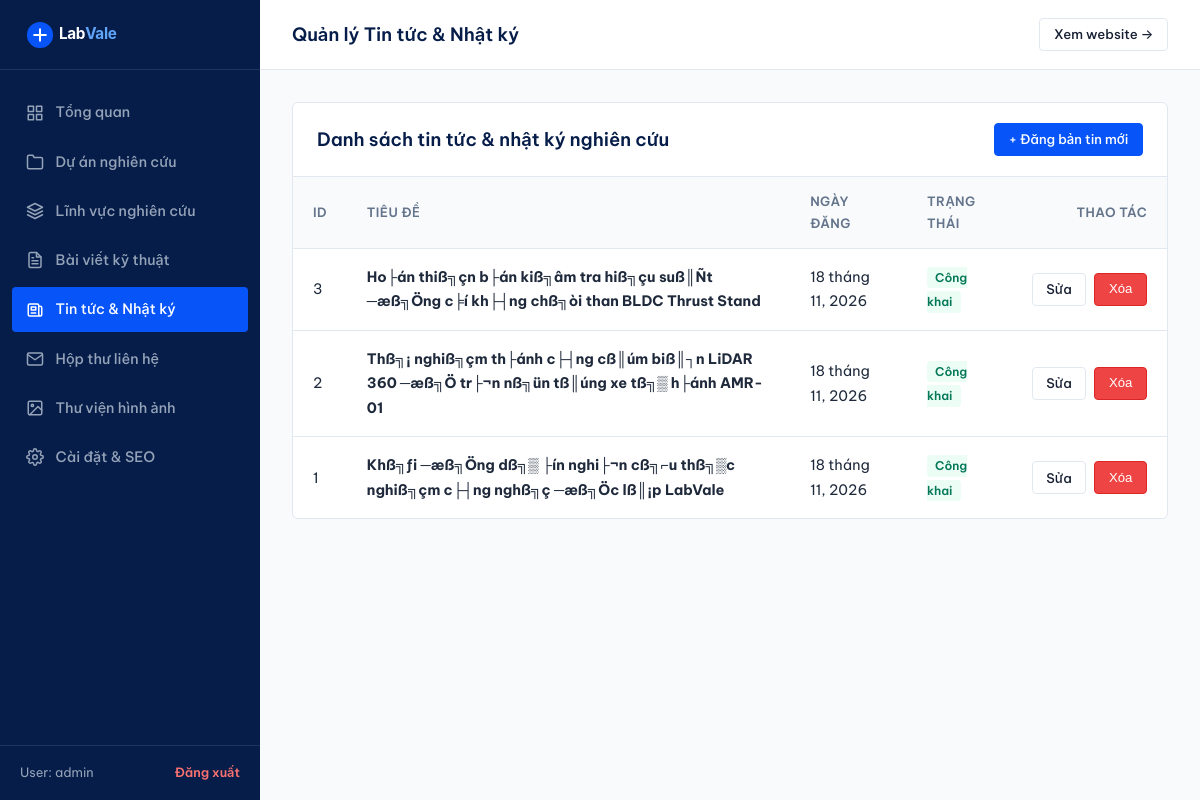
Screenshot of /admin/news.php (signed in) with the database file from the repository.
### tables this page shows
CREATE TABLE `news` (
  `id` int(11) NOT NULL AUTO_INCREMENT,
  `title` varchar(255) NOT NULL,
  `slug` varchar(255) NOT NULL,
  `summary` text NOT NULL,
  `content` longtext NOT NULL,
  `image` varchar(255) NOT NULL,
  `is_published` tinyint(1) DEFAULT 1,
  `published_at` datetime DEFAULT current_timestamp(),
  `created_at` datetime DEFAULT current_timestamp(),
  PRIMARY KEY (`id`),
  UNIQUE KEY `slug` (`slug`)
);

### includes/helpers.php (called while the page is built, shortened)
<?php
function url(string $path = ''): string {
    $cleanPath = '/' . ltrim($path, '/');
    if ($cleanPath === '/') {
        return BASE_PATH === '' ? '/' : BASE_PATH . '/';
    }
    return BASE_PATH . $cleanPath;
}
function e(?string $str): string {
    return htmlspecialchars($str ?? '', ENT_QUOTES, 'UTF-8');
}
function format_date(?string $dateStr): string {
    $timestamp = strtotime($dateStr);
    $months = [
        1 => 'tháng 1', 2 => 'tháng 2', 3 => 'tháng 3', 4 => 'tháng 4',
        5 => 'tháng 5', 6 => 'tháng 6', 7 => 'tháng 7', 8 => 'tháng 8',
        9 => 'tháng 9', 10 => 'tháng 10', 11 => 'tháng 11', 12 => 'tháng 12'
    ];
    $day = date('j', $timestamp);
    $monthNum = (int)date('n', $timestamp);
    $year = date('Y', $timestamp);
    return sprintf('%d %s, %d', $day, $months[$monthNum] ?? "tháng $monthNum", $year);
}

### admin/news.php (the view, shortened to what this page needs)
    <?php
require_once __DIR__ . '/views/header.php';
$news = $db->query("SELECT * FROM `news` ORDER BY id DESC")->fetchAll();
?>
<div class="admin-card">
    <div class="admin-card-header">
        <div class="admin-card-title">Danh sách tin tức &amp; nhật ký nghiên cứu</div>
        <a href="<?= url('/admin/news?action=create') ?>" class="btn btn-primary btn-sm">+ Đăng bản tin mới</a>
    </div>
    <div style="overflow-x: auto;">
        <table class="admin-table">
            <thead>
                <tr>
                    <th style="width: 50px;">ID</th>
                    <th>Tiêu đề</th>
                    <th>Ngày đăng</th>
                    <th>Trạng thái</th>
                    <th style="text-align: right; width: 140px;">Thao tác</th>
                </tr>
            </thead>
            <tbody>
                <?php if (!empty($news)): ?>
                    <?php foreach ($news as $n): ?>
                        <tr>
                            <td><?= $n['id'] ?></td>
                            <td>
                                <strong><?= e($n['title']) ?></strong>
                            </td>
                            <td><?= format_date($n['published_at']) ?></td>
                            <td>
                                <?php if ($n['is_published']): ?>
                                    <span style="font-size: 0.75rem; background-color: #ECFDF5; color: #047857; padding: 0.2rem 0.5rem; border-radius: 4px; font-weight: 600;">Công khai</span>
                                <?php else: ?>
                                    <span style="font-size: 0.75rem; background-color: #F1F5F9; color: #64748B; padding: 0.2rem 0.5rem; border-radius: 4px;">Nháp</span>
                                <?php endif; ?>
                            </td>
                            <td style="text-align: right;">
                                <div class="admin-actions-cell" style="justify-content: flex-end;">
                                    <a href="<?= url('/admin/news?action=edit&id=' . $n['id']) ?>" class="btn btn-secondary btn-sm">Sửa</a>
                                    <form action="<?= url('/admin/news') ?>" method="POST" onsubmit="return confirm('Bạn có chắc muốn xóa bản tin này?');">
                                        <button type="submit" class="btn btn-danger btn-sm">Xóa</button>
                                    </form>
                                </div>
                            </td>
                        </tr>
                    <?php endforeach; ?>
                <?php else: ?>
                    <tr>
                        <td colspan="5" style="text-align: center; color: var(--admin-muted);">Chưa có bản tin nào.</td>
                    </tr>
                <?php endif; ?>
            </tbody>
        </table>
    </div>
</div>
<?php require_once __DIR__ . '/views/footer.php'; ?>

### assets/css/style.css (style rules this page uses)
:root { --color-primary-navy: #061D49; --color-tech-blue: #0755F9; --color-tech-blue-hover: #0542c7; --color-white: #FFFFFF; --color-bg: #F8FAFC; --color-surface: #FFFFFF; --color-text: #172033; --color-secondary-text: #64748B; --color-border: #E2E8F0; --color-border-subtle: #F1F5F9; --color-border-hover: #CBD5E1; --status-idea-bg: #F1F5F9; --status-idea-text: #475569; --status-research-bg: #EFF6FF; --status-research-text: #1D4ED8; --status-dev-bg: #FEF3C7; --status-dev-text: #B45309; --status-done-bg: #ECFDF5; --status-done-text: #047857; --font-sans: 'Be Vietnam Pro', -apple-system, BlinkMacSystemFont, 'Segoe UI', Roboto, Helvetica, Arial, sans-serif; --font-mono: ui-monospace, SFMono-Regular, Menlo, Monaco, Consolas, "Liberation Mono", "Courier New", monospace; --max-width: 1200px; --header-height: 72px; --radius-sm: 4px; --radius-md: 6px; --radius-lg: 8px; --transition-fast: 150ms ease; --transition-normal: 220ms ease; }
*, *::before, *::after { box-sizing: border-box; margin: 0; padding: 0; }
html { font-size: 16px; scroll-behavior: smooth; -webkit-text-size-adjust: 100%; }
body { font-family: var(--font-sans); background-color: var(--color-bg); color: var(--color-text); line-height: 1.7; font-weight: 400; min-height: 100vh; display: flex; flex-direction: column; -webkit-font-smoothing: antialiased; -moz-osx-font-smoothing: grayscale; }
a { color: var(--color-tech-blue); text-decoration: none; transition: color var(--transition-fast); }
.btn { display: inline-flex; align-items: center; justify-content: center; gap: 0.5rem; padding: 0.625rem 1.25rem; font-size: 0.925rem; font-weight: 500; border-radius: var(--radius-sm); border: 1px solid transparent; cursor: pointer; transition: all var(--transition-fast); line-height: 1.4; text-decoration: none; }
.btn-primary { background-color: var(--color-tech-blue); color: var(--color-white); border-color: var(--color-tech-blue); }
.btn-secondary { background-color: var(--color-white); color: var(--color-text); border-color: var(--color-border); }
.btn-sm { padding: 0.4rem 0.85rem; font-size: 0.825rem; }
.btn-danger { background-color: #EF4444; color: var(--color-white); border-color: #DC2626; }

### assets/css/admin.css (style rules this page uses)
:root { --admin-navy: #061D49; --admin-blue: #0755F9; --admin-sidebar-w: 260px; --admin-border: #E2E8F0; --admin-bg: #F8FAFC; --admin-surface: #FFFFFF; --admin-text: #1E293B; --admin-muted: #64748B; }
body.admin-body { background-color: var(--admin-bg); color: var(--admin-text); font-family: 'Be Vietnam Pro', -apple-system, BlinkMacSystemFont, sans-serif; min-height: 100vh; display: flex; }
.admin-card { background-color: var(--admin-surface); border: 1px solid var(--admin-border); border-radius: 6px; overflow: hidden; margin-bottom: 2rem; }
.admin-card-header { padding: 1.25rem 1.5rem; border-bottom: 1px solid var(--admin-border); display: flex; align-items: center; justify-content: space-between; flex-wrap: wrap; gap: 1rem; }
.admin-card-title { font-size: 1.15rem; font-weight: 600; color: var(--admin-navy); }
.admin-table { width: 100%; border-collapse: collapse; font-size: 0.9rem; text-align: left; }
.admin-table th { background-color: #F8FAFC; padding: 0.85rem 1.25rem; font-weight: 600; color: var(--admin-muted); border-bottom: 1px solid var(--admin-border); font-size: 0.8rem; text-transform: uppercase; letter-spacing: 0.03em; }
.admin-table td { padding: 1rem 1.25rem; border-bottom: 1px solid var(--admin-border); color: var(--admin-text); vertical-align: middle; }
.admin-table tr:last-child td { border-bottom: none; }
.admin-actions-cell { display: flex; align-items: center; gap: 0.5rem; }

### rows the page displays
news: id "3", title "Ho├án thiß╗çn b├án kiß╗âm tra hiß╗çu suß║Ñt ─æß╗Öng c╞í kh├┤ng chß╗òi than BLDC Thrust Stand", published_at "18 tháng 11, 2026", is_published "Công khai"
news: id "2", title "Thß╗¡ nghiß╗çm th├ánh c├┤ng cß║úm biß║┐n LiDAR 360 ─æß╗Ö tr├¬n nß╗ün tß║úng xe tß╗▒ h├ánh AMR-01", published_at "18 tháng 11, 2026", is_published "Công khai"
news: id "1", title "Khß╗ƒi ─æß╗Öng dß╗▒ ├ín nghi├¬n cß╗⌐u thß╗▒c nghiß╗çm c├┤ng nghß╗ç ─æß╗Öc lß║¡p LabVale", published_at "18 tháng 11, 2026", is_published "Công khai"

### other values shown
$currentUser['username'] "admin"
$adminTitle "Quản lý Tin tức & Nhật ký"
